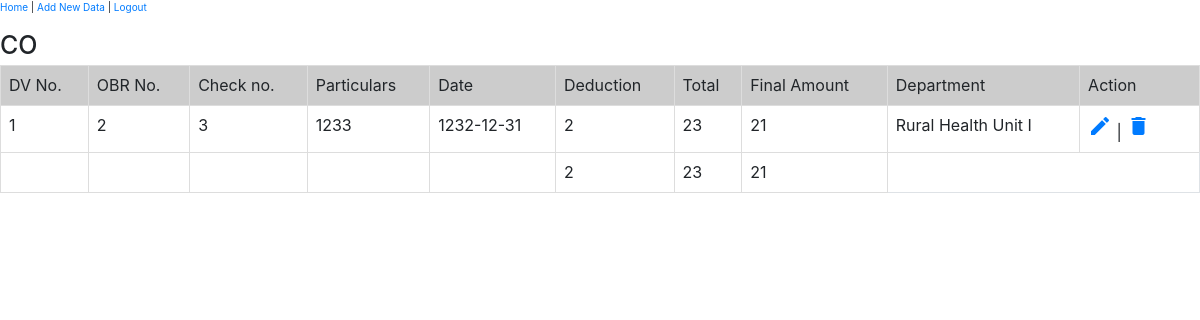
The page /viewco.php (signed in) on the database its author committed.
### tables this page shows
CREATE TABLE `viewco` (
  `id` int(11) NOT NULL,
  `name` varchar(100) NOT NULL,
  `qty` int(5) NOT NULL,
  `price` decimal(10,2) NOT NULL,
  `dvno` varchar(48) NOT NULL,
  `obrno` varchar(48) NOT NULL,
  `checkno` int(48) NOT NULL,
  `particulars` int(100) NOT NULL,
  `dates` date NOT NULL,
  `deduction` int(14) NOT NULL,
  `total` int(12) NOT NULL,
  `department` varchar(100) NOT NULL,
  `login_id` int(11) NOT NULL
);

### viewco.php (the view, shortened to what this page needs)
<?php
include_once("connection.php");
$result = mysqli_query($mysqli, "SELECT * FROM viewco WHERE login_id=".$_SESSION['id']." ORDER BY id DESC");
?>
<html>
<head>
<link rel="stylesheet" href="https://maxcdn.bootstrapcdn.com/font-awesome/4.7.0/css/font-awesome.min.css">
<link rel="stylesheet" href="https://maxcdn.bootstrapcdn.com/bootstrap/3.3.7/css/bootstrap.min.css">
<link rel="stylesheet" href="https://cdn.jsdelivr.net/npm/bootstrap@4.0.0/dist/css/bootstrap.min.css">
</head>
<body>
<a href="index.php">Home</a> | <a href="addco.html">Add New Data</a> | <a href="logout.php">Logout</a>
<br/><br/>
<strong><h1>CO</h1></strong>
<table class="table table-bordered">
    <tr bgcolor='#CCCCCC'>
        <td>DV No.</td>
        <td>OBR No.</td>
        <td>Check no.</td>
        <td>Particulars</td>
        <td>Date</td>
        <td>Deduction</td>
        <td>Total</td>
        <td>Final Amount</td>
        <td>Department</td>
        <td style="width: 10%">Action</td>
    </tr>
    <?php
    while($res = mysqli_fetch_array($result)) {
        echo "<tr>";
        echo "<td>".$res['dvno']."</td>";
        echo "<td>".$res['obrno']."</td>";
        echo "<td>".$res['checkno']."</td>";
        echo "<td>".$res['particulars']."</td>";
        echo "<td>".$res['dates']."</td>";
        echo "<td>".$res['deduction']."</td>";
        echo "<td>".$res['total']."</td>";
        echo "<td>".$res['total'] - $res['deduction']."</td>";
        echo "<td>".$res['department']."</td>";
        echo "<td><a href=\"editco.php?id=$res[id]\" data-toggle='tooltip'><i class='material-icons'>&#xE254;</i></a> | <a href=\"deleteco.php?id=$res[id]\" data-toggle='tooltip' onClick=\"return confirm('Are you sure you want to delete?')\">  <i class='material-icons'>&#xE872;</i></a></td>";
    }
    echo"<tr></tr><td></td> <td></td><td></td><td></td><td></td>";
    $results1 = mysqli_query($mysqli, "SELECT sum(deduction) FROM viewco");
    while($rows = mysqli_fetch_array($results1)){
    echo "<td>".$rows['sum(deduction)']."</td>";
}
    $results = mysqli_query($mysqli, "SELECT sum(total) FROM viewco");
    while($rows = mysqli_fetch_array($results)){
    echo "<td>".$rows['sum(total)']."</td>";
}
$results = mysqli_query($mysqli, "SELECT  (SUM(total)-SUM(deduction)) AS Total1
FROM viewco   ");
    while($rows = mysqli_fetch_array($results)){
    echo "<td>".$rows['Total1']."</td>";
}
    ?>
</table>
</body>
</html>

### rows shown on the page
viewco: dvno "1", obrno "2", checkno "3", particulars "1233", dates "1232-12-31", deduction "2", total "23", $res['total'] - $res['deduction'] "21", department "Rural Health Unit I"

### other values the page prints
$rows['sum(deduction)'] "2"
$rows['sum(total)'] "23"
$rows['Total1'] "21"
